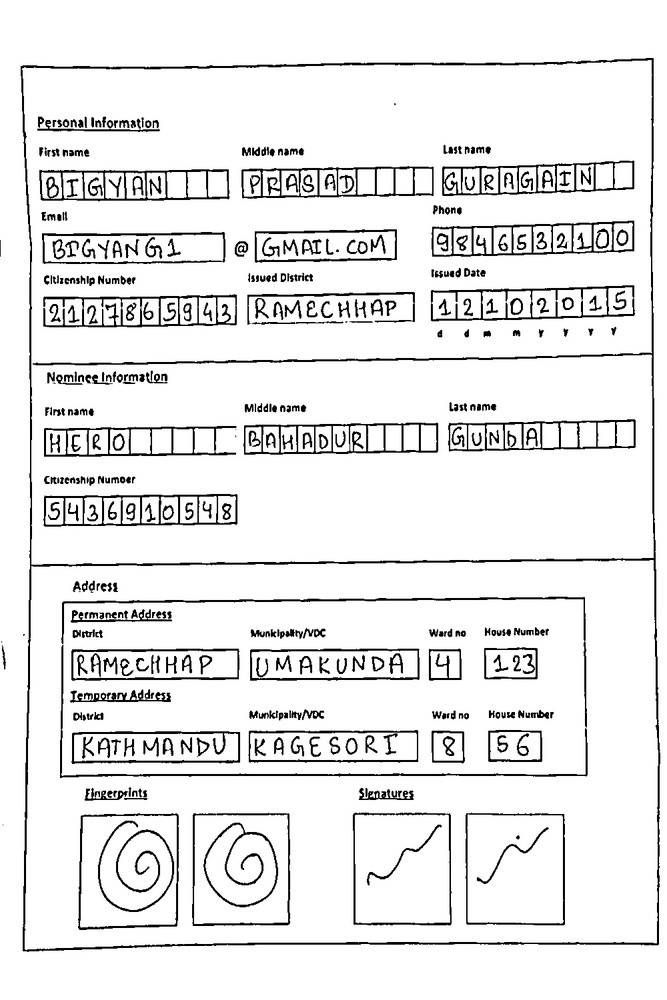
#> input picture Form Detection/Forms/output_image2.jpg, 667 x 1000 px, shrunk from 1000 x 1500 before the run
$ python alignForm.py
#> lines starting #> are read from the running program, lines starting #| are printed output that depends on the picture
import cv2
import numpy as np

def alignForm(image2):
    # Convert images to grayscale
    image1 = cv2.imread('Forms/output_image.jpg')
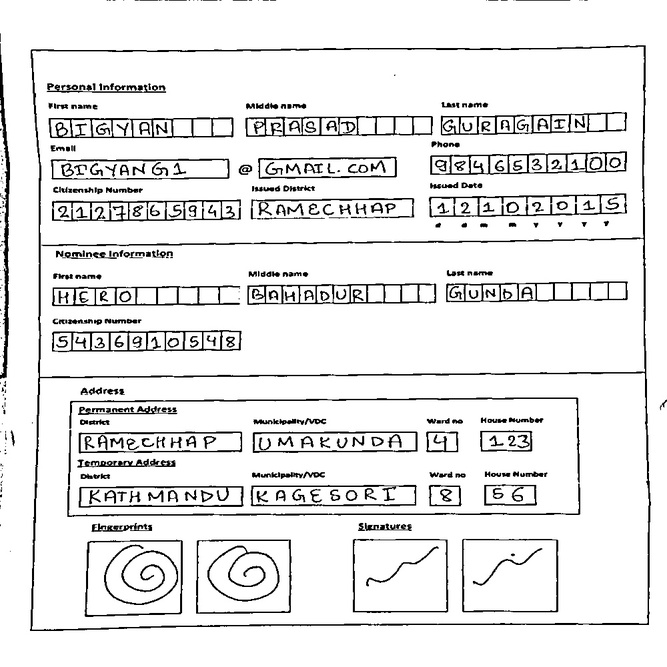
#> input picture Form Detection/Forms/output_image.jpg, 667 x 667 px, shrunk from 1000 x 1000 before the run
#> image1 is the input picture: shape (667, 667, 3); min 0, max 255, mean 232.2
    gray2= image2
#> gray2 is the input picture: shape (1000, 667, 3); min 0, max 255, mean 233.5
    gray1 = cv2.cvtColor(image1, cv2.COLOR_BGR2GRAY)
    # gray2 = cv2.cvtColor(image2, cv2.COLOR_BGR2GRAY)

    # Find keypoints and descriptors using SIFT
    orb = cv2.ORB_create()
    keypoints1, descriptors1 = orb.detectAndCompute(gray1, None)
#> keypoints1 = 500 keypoints; strongest (x, y, size): (522, 296, 31), (177, 164, 31), (253, 188, 31), (322, 292, 31)
    keypoints2, descriptors2 = orb.detectAndCompute(gray2, None)
#> keypoints2 = 500 keypoints; strongest (x, y, size): (120, 613, 31), (224, 305, 31), (466, 269, 31), (100, 636, 31)

    # Match features between the two images
    matcher = cv2.BFMatcher(cv2.NORM_HAMMING, crossCheck=True)
    matches = matcher.match(descriptors1, descriptors2)
#> matches = 177 matches

    matches = sorted(matches, key=lambda x: x.distance)

    # Select top matches
    num_good_matches = 50
    good_matches = matches[:num_good_matches]
#> good_matches = 50 matches

    # Extract corresponding keypoints
    points1 = np.float32([keypoints1[match.queryIdx].pt for match in good_matches])
#> points1 = 50 pairs, first value 52 to 625.2, second value 85.2 to 541
    points2 = np.float32([keypoints2[match.trainIdx].pt for match in good_matches])
#> points2 = 50 pairs, first value 61 to 589.2, second value 121.8 to 815

    # Calculate transformation matrix
    transformation_matrix, _ = cv2.findHomography(points2, points1, cv2.RANSAC)
#> transformation_matrix = [[0.964, -0.00489, 14.19], [-0.00278, 0.652, 7.96], [-8.57e-06, -1.34e-06, 1]]

    # Apply transformation to form2
    aligned_image = cv2.warpPerspective(image2, transformation_matrix, (image1.shape[1], image1.shape[0]))
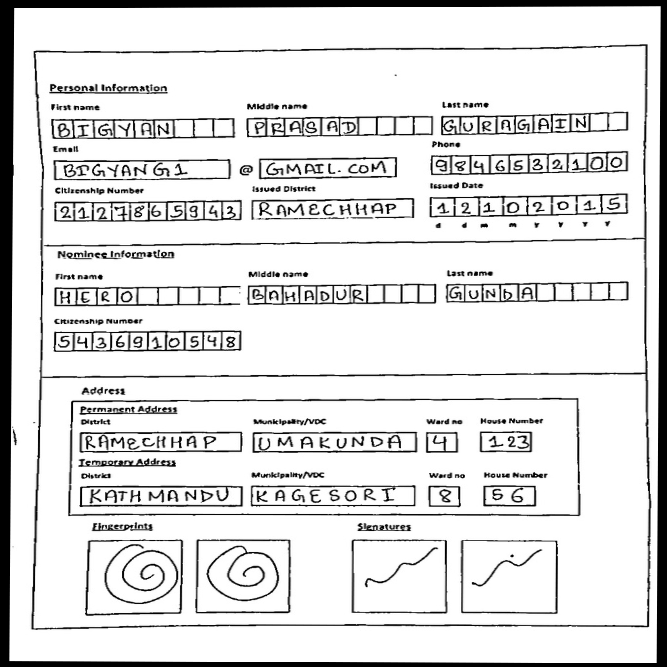
#> aligned_image: shape (667, 667, 3); min 0, max 255, mean 222.4

    # [5 lines of commented-out code are left out]
    return aligned_image

def main():
    alignForm(cv2.imread('Forms/output_image2.jpg'))

if __name__ == "__main__":
    main()
